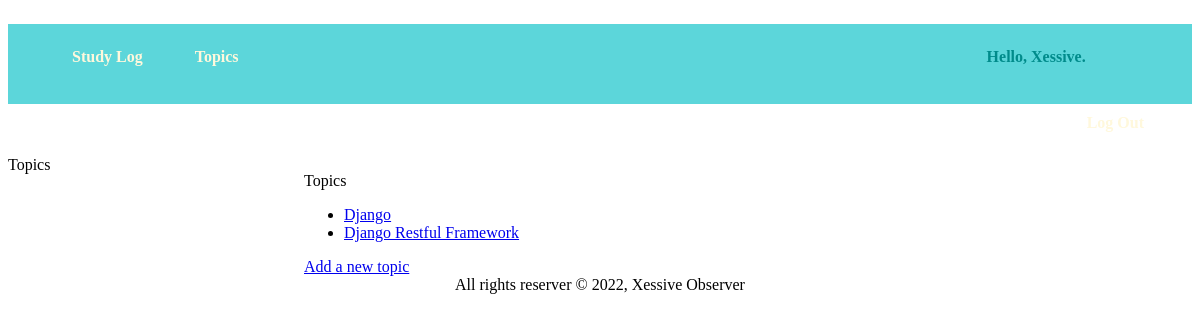
Before: /topics/ (signed in) with the older database file.
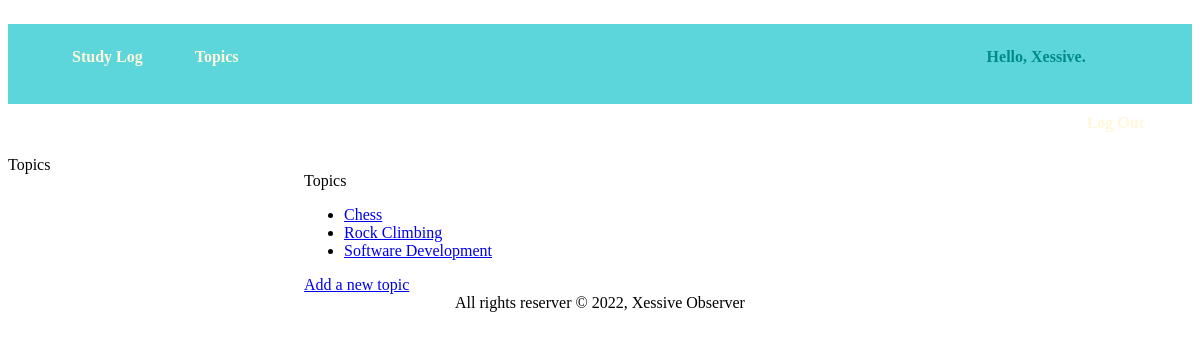
After: the same page with the newer database file.
### StudyLogs/models.py (models this page shows)
class Topic(models.Model):
    text = models.CharField(max_length=200)
    date_added = models.DateTimeField(auto_now_add=True)
    owner = models.ForeignKey(User, on_delete=models.CASCADE)
    def __str__(self):
        return self.text

### StudyLogs/views.py (the view)
# urls.py: path('topics/', views.topics, name='topics'),
@login_required
def topics(request):
    topics = Topic.objects.filter(owner=request.user).order_by('date_added')
    context = {'topics': topics}
    return render(request, 'StudyLogs/topics.html', context)

### StudyLogs/templates/StudyLogs/topics.html
{% extends 'StudyLogs/base.html'%}
{% block content %}
    <p>Topics</p>
    <ul>
        {% for topic in topics %}
        <li>
            <a href="{% url 'StudyLogs:topic' topic.id %}">{{topic}}</a>
        </li>
        {% empty %}
        <li>
            No topic has been added yet.
        </li>
        {% endfor %}
    </ul>
    <a href="{% url 'StudyLogs:new_topic' %}">Add a new topic</a>
{% endblock content %}

### StudyLogs/templates/StudyLogs/base.html (shortened to what this page needs)
{% load static %}
<!DOCTYPE html>
<html lang="en">
<head>
    {% block css %}
        <link rel="stylesheet" href="{% static 'css/base.css' %}">
        <link rel="stylesheet" href="{% static 'css/index.css' %}">
    {% endblock css %}
</head>
<body>
    <div class="container">
        <header class="header">
            <nav>
                <ul>
                    <li class="nav-link">
                        <a href="{% url 'StudyLogs:index' %}">Study Log</a>
                    </li class="nav-link">
                    <li class="nav-link">
                        <a href="{% url 'StudyLogs:topics' %}">Topics</a>
                    </li class="nav-link">
                    <span style="margin-left: 45em; color: darkcyan; font-weight: bold;">
                        {% if user.is_authenticated %}
                        Hello, {{ user.username }}.
                    </span>
                    <li class="nav-link" style="float: inline-end; margin-right: 3em;">
                        <a href="{% url 'users:logout' %}">Log out</a>
                    </li class="nav-link">
                    {% endif %}
                </ul>
            </nav>
        </header>
        <aside class="aside">{% block aside %}Topics{% endblock aside %}</aside>
        <article class="article">{% block content%}{% endblock content %}</article>
        <footer class="footer">All rights reserver &copy; 2022, Xessive Observer</footer>
    </div>
</body>
</html>

### StudyLogs/static/css/base.css (style rules this page uses)
nav { background-color: rgb(92, 214, 218); height: 10vh; vertical-align: middle; max-width: 100%; border: none; }
.nav-link { margin: 1.5em; list-style: none; display: inline-block; text-transform: capitalize; }
.nav-link a { text-decoration: none; color:cornsilk; font-weight: bolder; }
.header { grid-area: header; }
.aside { grid-area: sidebar; }
.article { grid-area: content; }
.footer { grid-area: footer; text-align: center; }
.container { display: grid; grid-auto-columns: 1fr 3fr; grid-template-areas: "header header" "sidebar content" "footer footer"; }

Changed rows visible on the page:
removed Topic: text "Django"
removed Topic: text "Django Restful Framework"
added Topic: text "Chess"
added Topic: text "Rock Climbing"
added Topic: text "Software Development"
